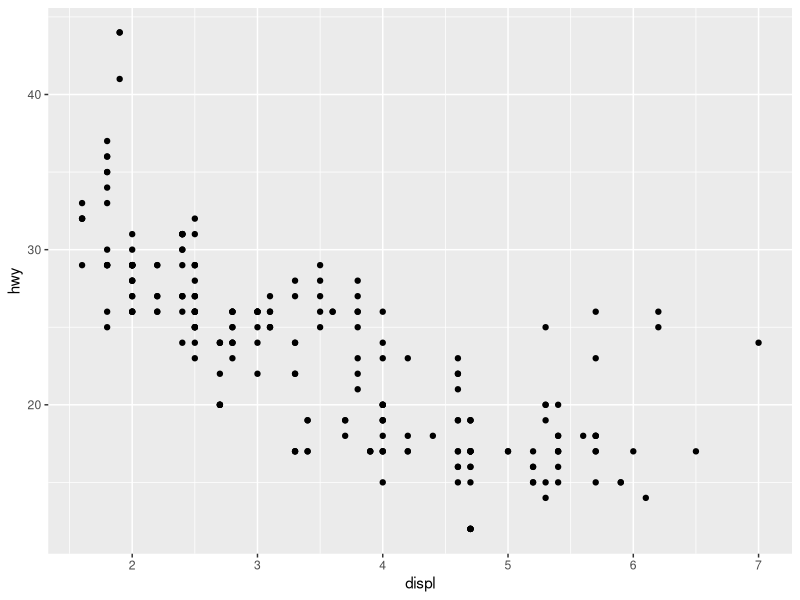
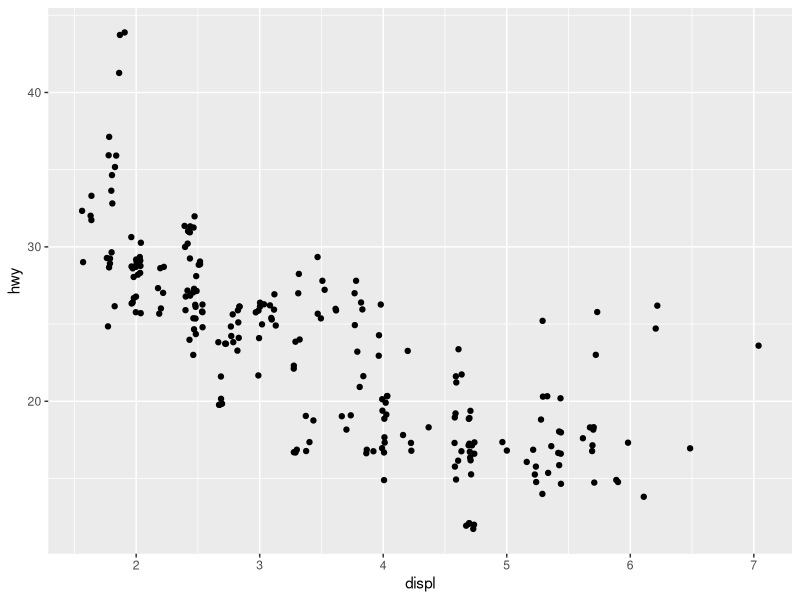
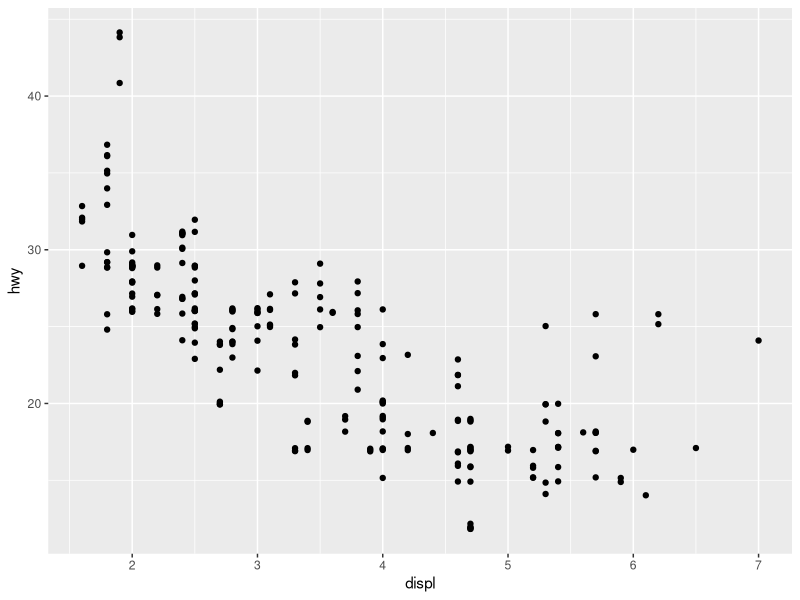
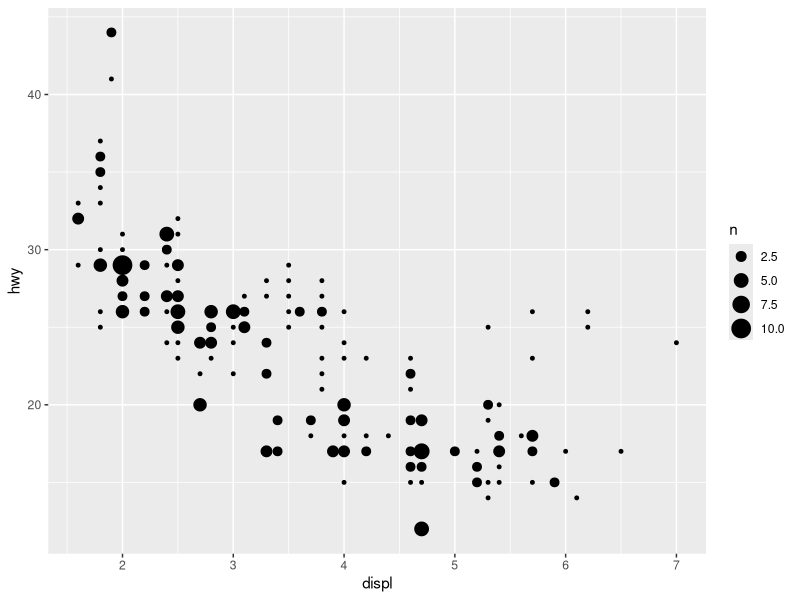
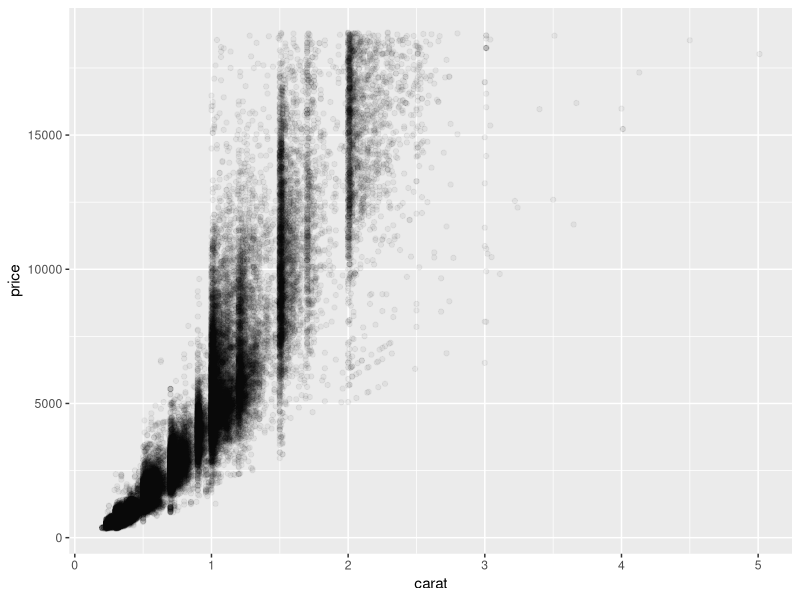
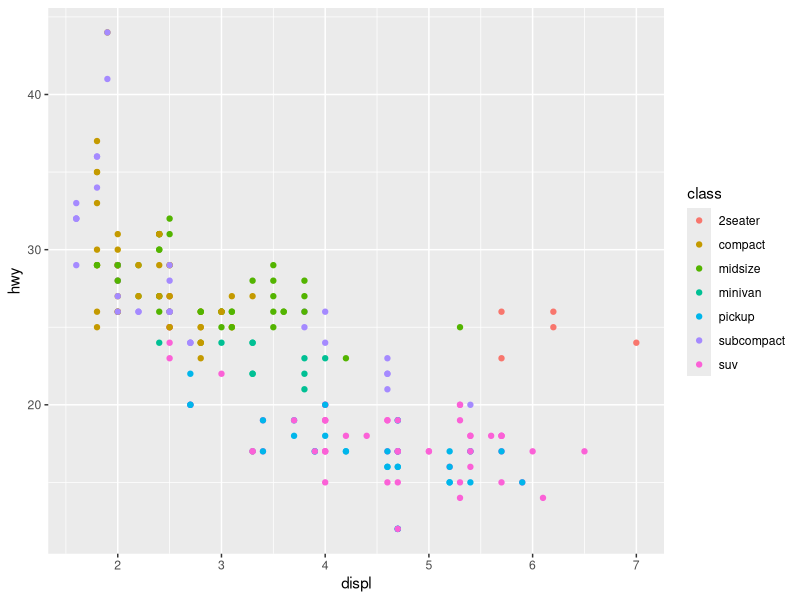
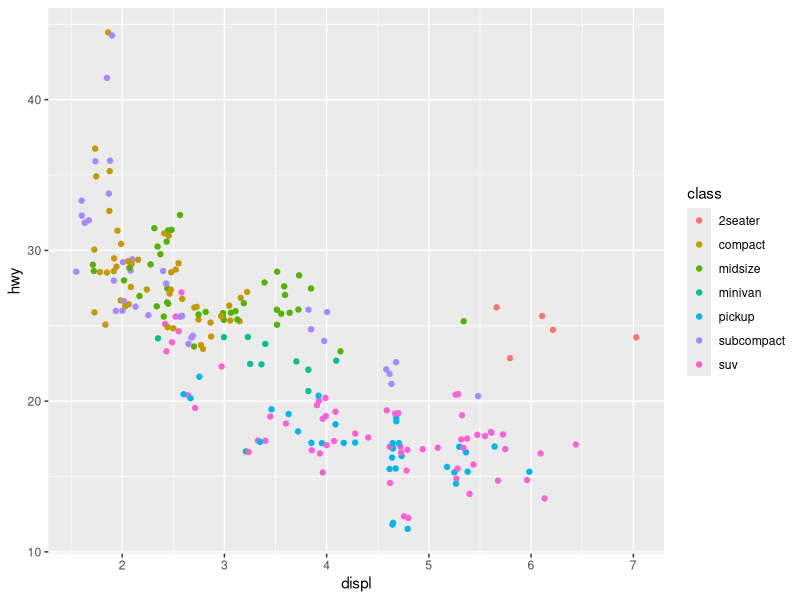
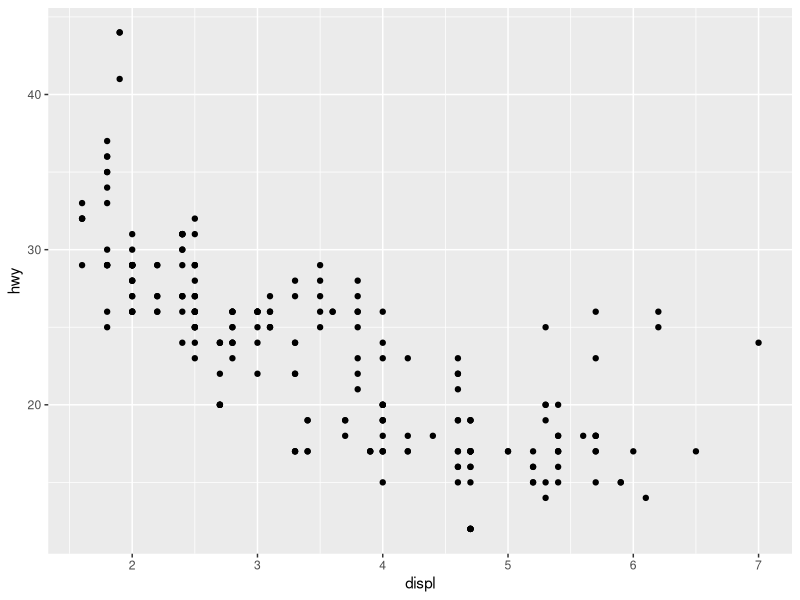

Generate these figures, in order, with R:
## ---- chunk 1
# knitr options
knitr::opts_chunk$set(echo = TRUE)
## ---- chunk 2
library(tidyverse)
## ---- chunk 3
## NOTE: No need to modify! Just example code
mpg %>% 
  ggplot(mapping = aes(x = displ, y = hwy)) +
  geom_point()
## ---- chunk 4
## NOTE: No need to modify! Just example code
mpg %>% 
  ggplot(mapping = aes(x = displ, y = hwy)) +
  geom_jitter()
## ---- chunk 5
## TASK: Adjust the jittering to be 0 in the horizontal direction
mpg %>% 
  ggplot(mapping = aes(x = displ, y = hwy)) +
  geom_jitter(
    width = 0,
    height = 0.2,
  )
## ---- chunk 6
## NOTE: No need to modify! Just example code
mpg %>% 
  ggplot(mapping = aes(x = displ, y = hwy)) +
  geom_count()
## ---- chunk 7
## NOTE: No need to modify! Just example code
diamonds %>% 
  ggplot(aes(x = carat, y = price)) +
  geom_point(alpha = 1/20)
## ---- chunk 8
mpg %>% 
  ggplot(aes(x = displ, y = hwy, color = class)) +
  geom_point()
## ---- chunk 9
## TASK: Color each point by vehicle `class`
mpg %>% 
  ggplot(mapping = aes(
    x = displ,
    y = hwy,
    color = class
  )) +
  geom_jitter(width = 0.1, height = 0.5)
## ---- chunk 10
## NOTE: No need to modify! Just example code
ggplot(
  data = mpg,
  mapping = aes(x = displ, y = hwy)
) +
  geom_point()
## ---- chunk 11
## NOTE: No need to modify! Just example code
ggplot(
  mpg,
  aes(x = displ, y = hwy)
) +
  geom_point()
## ---- chunk 12
## NOTE: No need to modify! Just example code
ggplot(mpg, aes(displ, hwy)) +
  geom_point()
## ---- chunk 13
## NOTE: No need to modify! Just example code
ggplot(mpg, aes(x = displ)) +
  geom_point(aes(y = hwy, color = "hwy")) +
  geom_point(aes(y = cty, color = "cty"))
## ---- chunk 14
## TODO: Use df_annotate below to add text labels to the scatterplot
library(ggrepel)

df_annotate <-
  mpg %>%
  group_by(class) %>%
  summarize(
    displ = mean(displ),
    hwy = mean(hwy)
  )

mpg %>%
  ggplot(aes(displ, hwy)) +
  geom_point(aes(color = class)) +
  geom_label_repel(data = df_annotate, aes(label = hwy), max.overlaps = 5)
## ---- chunk 15
## NOTE: No need to modify! Just analyze the scatterplot
mpg %>%
  pivot_longer(names_to = "source", values_to = "mpg", c(hwy, cty)) %>%
  ggplot(aes(displ, mpg, color = source)) +
  geom_point() +
  scale_color_discrete(name = "Mileage Type") +
  labs(
    x = "Engine displacement (liters)",
    y = "Mileage (mpg)"
  )
## ---- chunk 16
economics %>%
  filter(date > lubridate::ymd("2010-01-01")) %>%
  ggplot(aes(date, pop)) +
  geom_col()
## ---- chunk 17
economics %>%
  filter(date > lubridate::ymd("2010-01-01")) %>%
  ggplot(aes(date, pop)) +
  geom_point()
## ---- chunk 18
economics %>%
  mutate(pop_delta = pop - lag(pop)) %>%
  filter(date > lubridate::ymd("2005-01-01")) %>%
  ggplot(aes(date, pop_delta)) +
  geom_col()
## ---- chunk 19
economics %>%
  mutate(pop_delta = pop - lag(pop)) %>%
  filter(date > lubridate::ymd("2005-01-01")) %>%
  ggplot(aes(date, pop_delta)) +
  geom_point()
